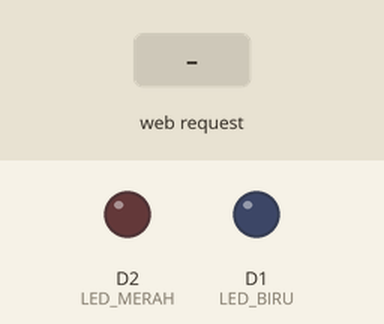
The sketch below on a simulated ESP8266 (NodeMCU). Shown: output pins drawn as LEDs (lit = HIGH). The inputs (shaded band) are chosen by the test bench.

Above: at 1.2 s.
1.3 s: HTTP request GET /biruon received
At 2.1 s:
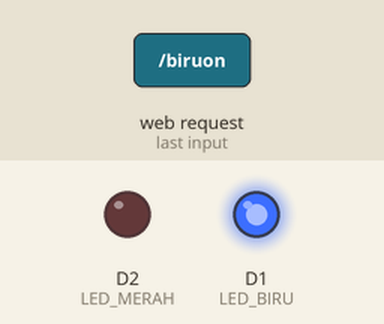
2.8 s: HTTP request GET /merahon received
At 3.2 s:
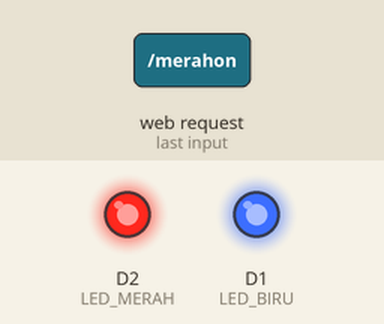
4.3 s: HTTP request GET /biruoff received
At 5.5 s:
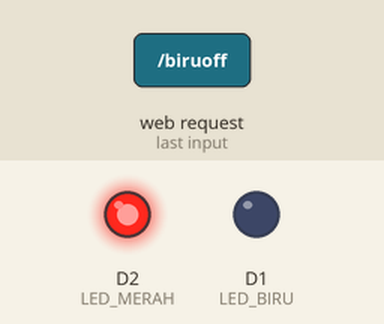
5.8 s: HTTP request GET /merahoff received
At 6.7 s:
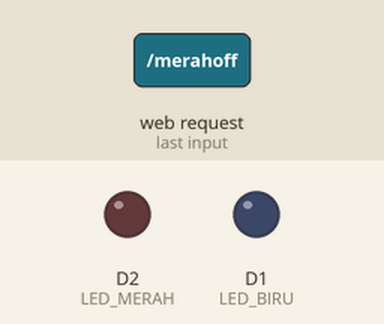
Timing chart, 0 to 8.3 s (numbered marks = the images above; inputs shaded):
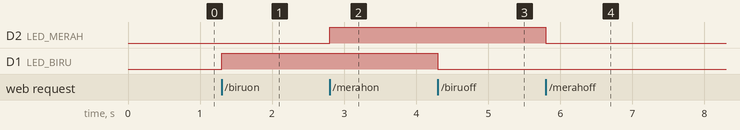

Measured:
- after the input at 1.3 s, D1 (LED_BIRU): LOW → HIGH at once
- after the input at 2.8 s, D2 (LED_MERAH): LOW → HIGH at once
- after the input at 4.3 s, D1 (LED_BIRU): HIGH → LOW at once
- after the input at 5.8 s, D2 (LED_MERAH): HIGH → LOW at once

The sketch:

ESP8266_Web_Server_Access_Point.ino
```cpp
#include <ESP8266WiFi.h>
#include <ESP8266WebServer.h>

IPAddress local_ip(192,168,10,1);
IPAddress gateway(192,168,10,254);
IPAddress subnet(255,255,255,0);

ESP8266WebServer server(80);

const char Main_page[] = R"=====(
<!DOCTYPE html>
<html lang="en">
<head>
    <meta charset="UTF-8">
    <meta name="viewport" content="width=device-width, initial-scale=1.0">
    <title>Document</title>
</head>
<body>

    <a href="biruon"> <button> LED Biru ON </button> </a>
    <a href="biruoff"> <button> LED Biru OFF </button> </a>

    <br>

    <a href="merahon"> <button> LED Merah ON </button> </a>
    <a href="merahoff"> <button> LED Merah OFF </button> </a>

</body>
</html>
)=====";

void website(){
  String web = Main_page;
  server.send(200, "text/html", web);
}

void biruon(){
  digitalWrite(D1, HIGH);
  website();
}

void biruoff(){
  digitalWrite(D1, LOW);
  website();
}

void merahon(){
  digitalWrite(D2, HIGH);
  website();
}

void merahoff(){
  digitalWrite(D2, LOW);
  website();
}

void setup() {
  pinMode(D1, OUTPUT); // LED BIRU
  pinMode(D2, OUTPUT); // LED MERAH

  // put your setup code here, to run once:
  WiFi.softAPConfig(local_ip, gateway, subnet);
  WiFi.softAP("Wifi Rumah", "12345678");

  server.on("/", website);
  server.on("/biruon", biruon);
  server.on("/biruoff", biruoff);
  server.on("/merahon", merahon);
  server.on("/merahoff", merahoff);

  server.begin();
}

void loop() {
  // put your main code here, to run repeatedly:
  server.handleClient();
}
```
